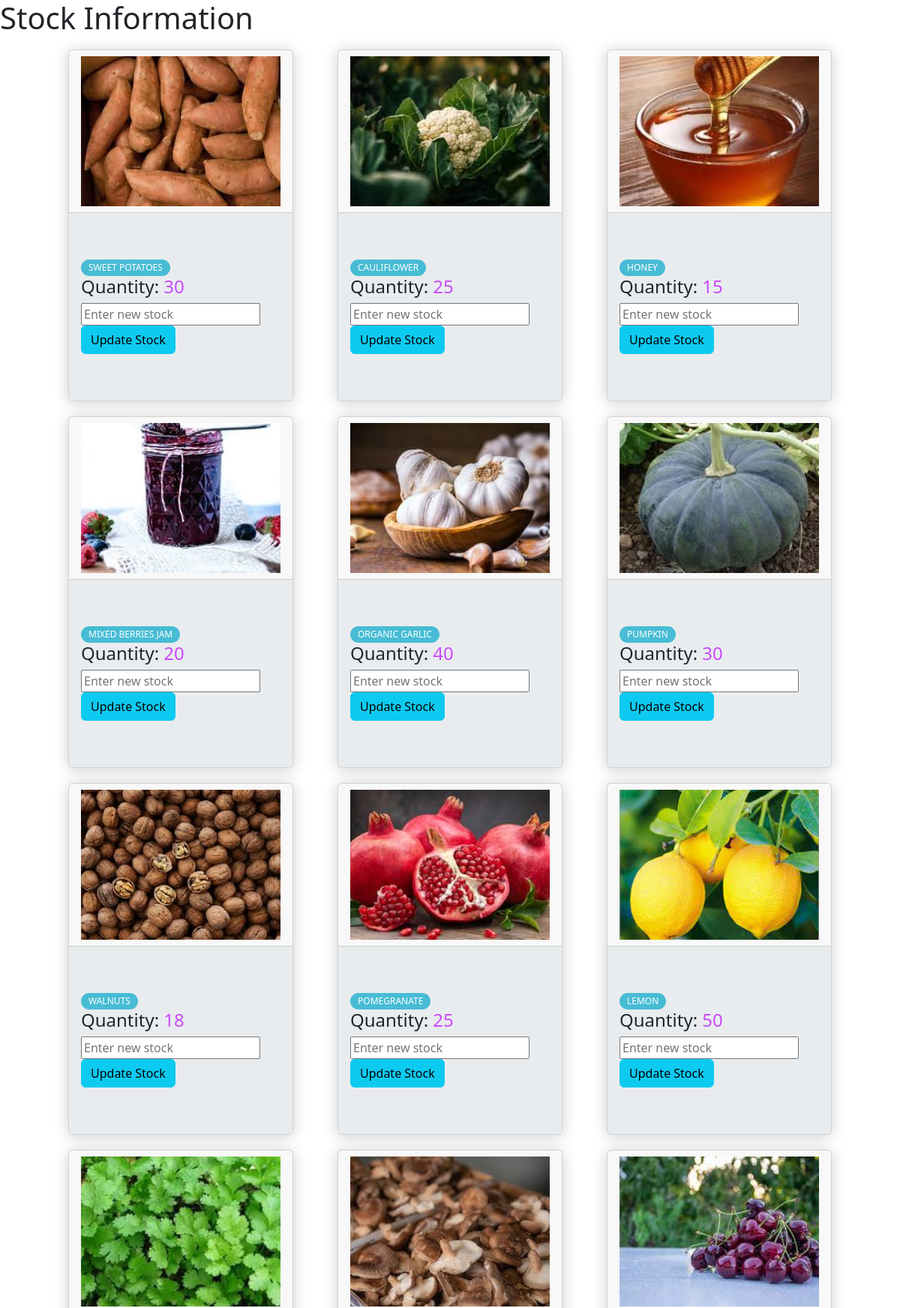
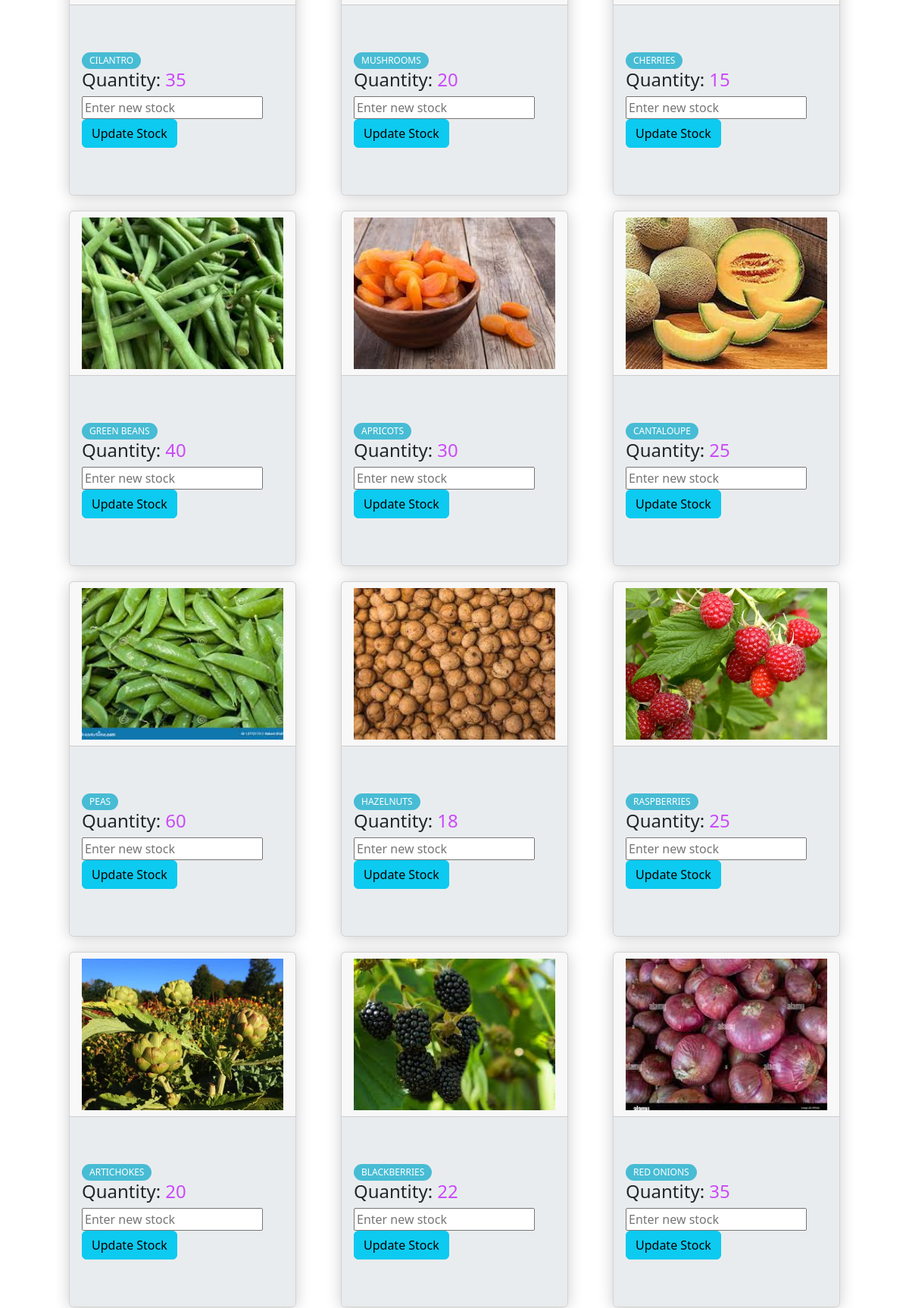
The app's page /farmer/stock_management.php (signed in, upper part) with its own data (2 pictures, top to bottom).
### tables this page shows
CREATE TABLE `product` (
  `p_id` int(5) NOT NULL,
  `p_name` varchar(255) NOT NULL,
  `p_price` int(255) NOT NULL,
  `p_quantity` int(30) NOT NULL,
  `p_image` varchar(255) NOT NULL,
  `p_descript` varchar(255) NOT NULL,
  `c_id` int(5) NOT NULL,
  `f_id` int(5) NOT NULL
);

### farmer/config.php (called while the page is built, shortened)
<?php
class Database
{
    private $host = "localhost";
    private $username = "root";
    private $password = "";
    private $database = "farm_system";
    public function __construct()
    {
        $this->connection = new mysqli($this->host, $this->username, $this->password, $this->database);
    }
}
?>

### farmer/farmer.php (the view, shortened to what this page needs)
<?php
require 'config.php';
class Farmer extends Database
{
    public function displayStock()
    {
        if (isset($_SESSION['f_id'])) {
            $f_id = $_SESSION['f_id'];
            $query = "SELECT p_id, p_name, p_image, p_quantity FROM product where f_id=$f_id";
            $result = $this->connection->query($query);
            if ($result) {
                while ($row = $result->fetch_assoc()) {
                    echo '<div class="card">';
                    echo '<div class="card-header">';
                    echo '<img src="product_images/' . $row['p_image'] . '" alt="' . $row['p_name'] . '" width="" height="">';
                    echo '</div>';
                    echo '<div class="card-body">';
                    echo '<span class="tag tag-teal">' . $row['p_name'] . '</span>';
                    echo '<h4>Quantity: <span style="color:rgb(195 42 250 / 84%);">' . $row['p_quantity'] . '</span></h4>';
                    echo '<form method="POST" action="stock_management.php">';
                    echo '<input type="number" name="new_stock" placeholder="Enter new stock" required>';
                    echo '<br>';
                    echo '<input type="submit" class="btn btn-info" name="update_stock" value="Update Stock">';
                    echo '</form>';
                    echo '</div>';
                    echo '</div>';
                }
            }
        }
    }
}

### farmer/styl.css (style rules this page uses)
* { box-sizing: border-box; }
body { justify-content: center; align-items: center; margin: 0; background-color: #f7f8fc; font-family: "Poppins", sans-serif; color: #10182f; height: 100vh; }
.card { margin: 10px; background-color: #e9ecef; border-radius: 10px; box-shadow: 0 2px 20px rgba(0, 0, 0, 0.2); overflow: hidden; width: 300px; }
.card-header img { width: 100%; height: 200px; object-fit: cover; }
.card-body { background-color: #e9ecef; display: flex; flex-direction: column; justify-content: center; align-items: flex-start; padding: 20px; min-height: 250px; }
.tag { background: #cccccc; border-radius: 50px; font-size: 12px; margin: 0; color: #fff; padding: 2px 10px; text-transform: uppercase; cursor: pointer; }
.tag-teal { background-color: #47bcd4; }

### records on screen
product: p_image (picture), p_name "SWEET POTATOES", p_quantity "30"
product: p_image (picture), p_name "CAULIFLOWER", p_quantity "25"
product: p_image (picture), p_name "HONEY", p_quantity "15"
product: p_image (picture), p_name "MIXED BERRIES JAM", p_quantity "20"
product: p_image (picture), p_name "ORGANIC GARLIC", p_quantity "40"
product: p_image (picture), p_name "PUMPKIN", p_quantity "30"
product: p_image (picture), p_name "WALNUTS", p_quantity "18"
product: p_image (picture), p_name "POMEGRANATE", p_quantity "25"
product: p_image (picture), p_name "LEMON", p_quantity "50"
product: p_image (picture), p_name "CILANTRO", p_quantity "35"
product: p_image (picture), p_name "MUSHROOMS", p_quantity "20"
product: p_image (picture), p_name "CHERRIES", p_quantity "15"
product: p_image (picture), p_name "GREEN BEANS", p_quantity "40"
product: p_image (picture), p_name "APRICOTS", p_quantity "30"
product: p_image (picture), p_name "CANTALOUPE", p_quantity "25"
product: p_image (picture), p_name "PEAS", p_quantity "60"
product: p_image (picture), p_name "HAZELNUTS", p_quantity "18"
product: p_image (picture), p_name "RASPBERRIES", p_quantity "25"
product: p_image (picture), p_name "ARTICHOKES", p_quantity "20"
product: p_image (picture), p_name "BLACKBERRIES", p_quantity "22"
product: p_image (picture), p_name "RED ONIONS", p_quantity "35"
